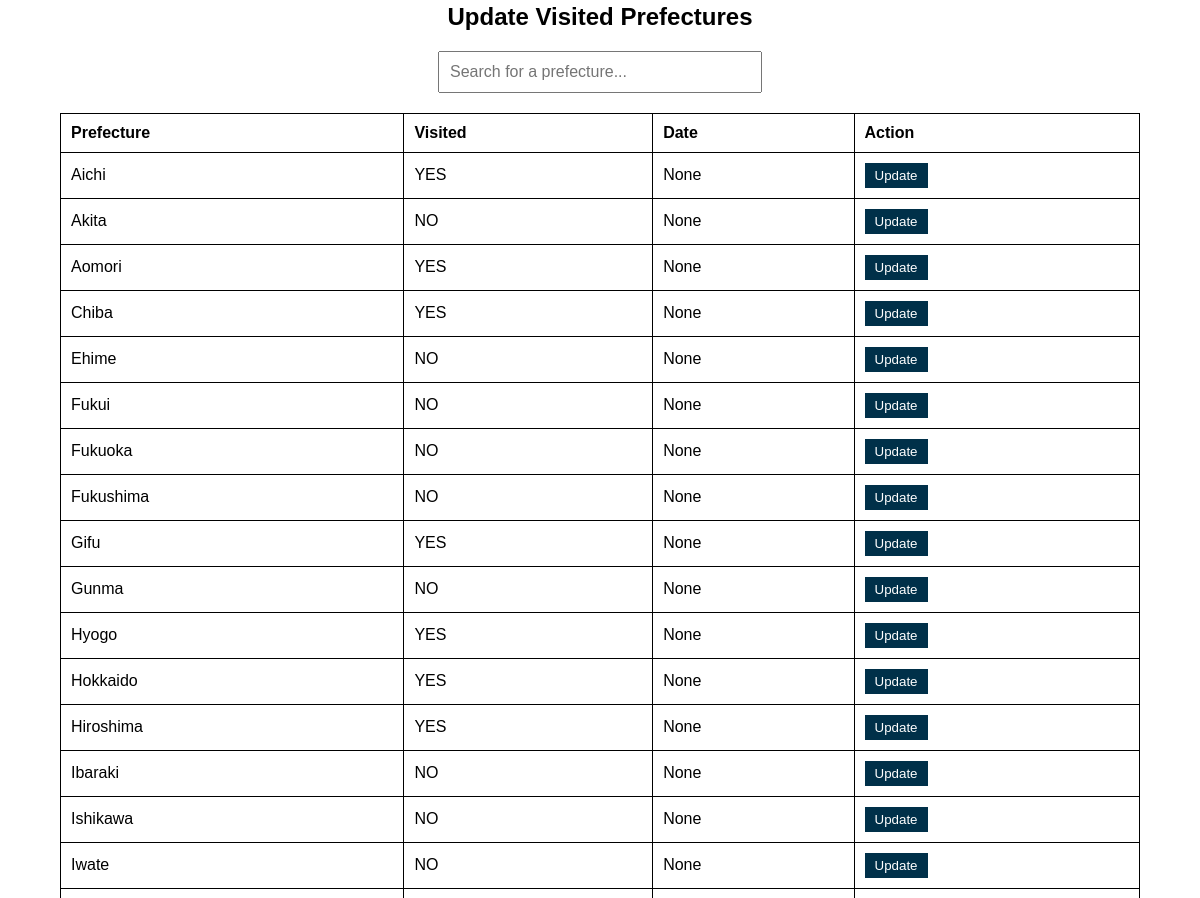
Before: / (middle part) with the older database file.
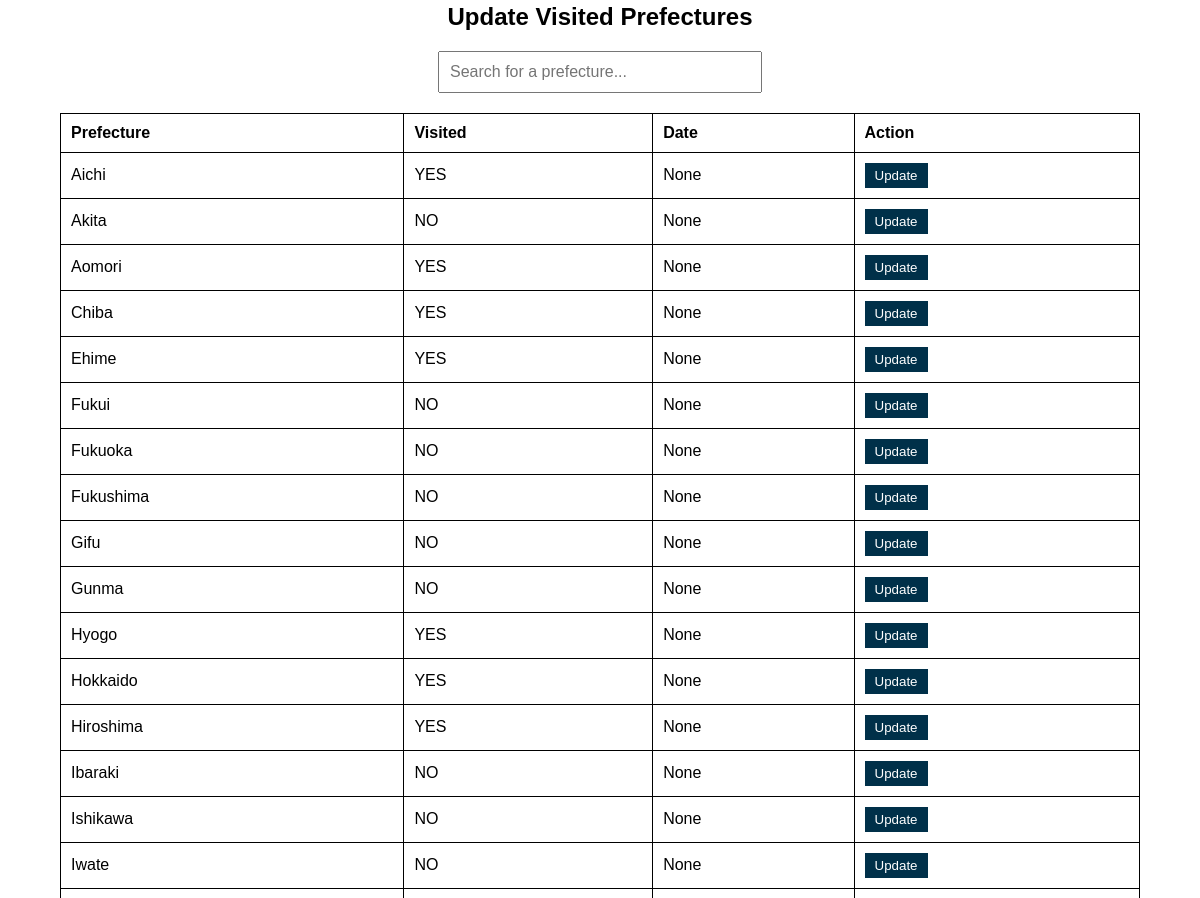
After: the same page with the newer database file.
### models.py (models this page shows, shortened)
class Japan(db.Model):
    id = db.Column(db.String(5), primary_key=True)
    name = db.Column(db.String(100), nullable=False)
    have_been = db.Column(db.String(3), nullable=False)
    date = db.Column(db.Date, nullable=True)

### main.py (the view)
@app.route('/')
def index():
    japan = Japan.query.all()
    visited = [row.id for row in japan if row.have_been == "YES"]
    id_title_map = {row.id: row.name for row in japan}
    return render_template('index.html', visited=visited, id_title_map=id_title_map, japan=japan)

### templates/index.html (shortened to what this page needs)
<!DOCTYPE html>
<html lang="en">
<head>
    <link rel="stylesheet" type="text/css" href="{{ url_for('static',filename='styles/styles.css') }}">
</head>
<body>
    <div class="container" id="container">
        <h2>Update Visited Prefectures</h2>
        <input type="text" id="searchInput" placeholder="Search for a prefecture..." onkeyup="searchTable()">
        <table id="prefectureTable">
            <thead>
                <tr>
                    <th>Prefecture</th>
                    <th>Visited</th>
                    <th>Date</th>
                    <th>Action</th>
                </tr>
            </thead>
            <tbody>
                {% for prefecture in japan %}
                <tr>
                    <td>{{ prefecture.name }}</td>
                    <td>{{ prefecture.have_been }}</td>
                    <td>{{ prefecture.date }}</td>
                    <td>
                        <button
                            onclick="openModal('{{ prefecture.id }}', '{{ prefecture.name }}', '{{ prefecture.have_been }}', '{{ prefecture.date }}')">
                            Update
                        </button>
                    </td>
                </tr>
                {% endfor %}
            </tbody>
        </table>
    </div>
</body>
</html>

### static/styles/styles.css (style rules this page uses)
body { margin: 0; padding: 0; font-family: Arial, sans-serif; }
.container { width: 90%; margin: 20px auto; text-align: center; }
input { padding: 10px; width: 300px; font-size: 16px; margin-bottom: 10px; }
table { width: 100%; border-collapse: collapse; margin-top: 10px; }
th, td { border: 1px solid black; padding: 10px; text-align: left; }
button { padding: 5px 10px; background-color: #003049; color: white; border: none; cursor: pointer; }

Changed rows visible on the page:
changed Japan "Ehime": have_been "NO" → "YES"
changed Japan "Gifu": have_been "YES" → "NO"
